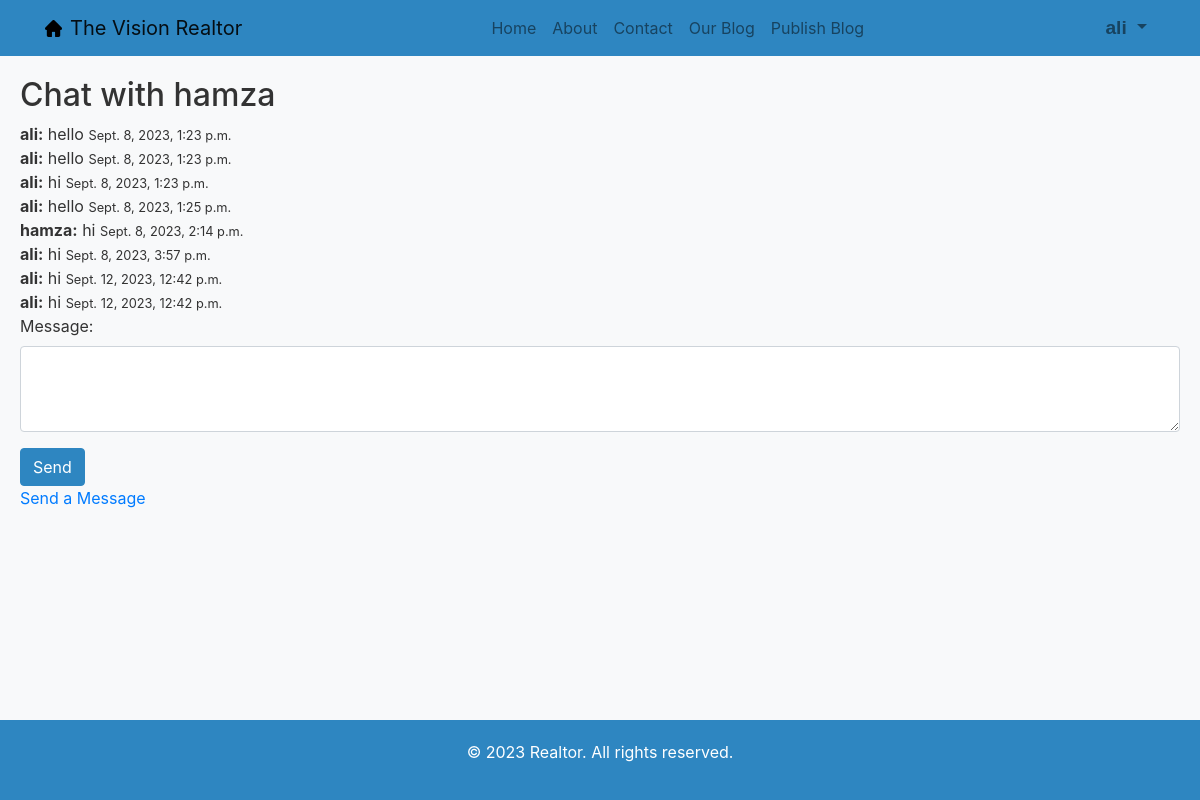
The app's page /accounts/chat/1/ (signed in) with its own data.
### accounts/models.py (models this page shows, shortened)
class Message(models.Model):
    sender = models.ForeignKey(User, related_name='sent_messages', on_delete=models.CASCADE)
    recipient = models.ForeignKey(User, related_name='received_messages', on_delete=models.CASCADE)
    content = models.TextField()
    timestamp = models.DateTimeField(auto_now_add=True)

### accounts/views.py (the view)
# urls.py: path('chat/<int:recipient_id>/', views.chat_with, name='chat_with'),
@login_required
def chat_with(request, recipient_id):
    recipient = User.objects.get(id=recipient_id)
    messages = Message.objects.filter(
        (Q(sender=request.user) & Q(recipient=recipient)) | (Q(sender=recipient) & Q(recipient=request.user))
    ).order_by('timestamp')
    return render(request, 'accounts/chat_with.html', {'messages': messages, 'recipient': recipient})

### accounts/templates/accounts/chat_with.html (shortened to what this page needs)
{% extends 'base.html' %}
{% block content %}
  <h2>Chat with {{ recipient.username }}</h2>
  <div class="chat-box">
    {% for message in messages %}
      <div class="message{% if message.sender == user %}-sent{% endif %}">
        <strong>{{ message.sender.username }}:</strong> {{ message.content }}
        <small class="timestamp">{{ message.timestamp }}</small>
      </div>
    {% endfor %}
  </div>
  <form method="post">
    <div class="form-group">
      <label for="content">Message:</label>
      <textarea class="form-control" id="content" name="content" rows="3" required></textarea>
    </div>
    <button type="submit" class="btn btn-primary">Send</button>
  </form>
  <a href="{% url 'accounts:send_message' recipient_id=recipient.id %}">Send a Message</a>
{% endblock %}

### templates/base.html (shortened to what this page needs)
{% load static %}
<!DOCTYPE html>
<html lang="en">
<head>
    <link rel="stylesheet" href="https://stackpath.bootstrapcdn.com/bootstrap/4.3.1/css/bootstrap.min.css">
</head>
<body>
<nav class="navbar navbar-expand-lg navbar-light">
    <div class="container">
        <a class="navbar-brand d-flex align-items-center" href="{% url 'realtor:home' %}">
            <img src="{% static 'images/home.png' %}" alt="" width="17" height="17" class="mr-2">
            The Vision Realtor
        </a>
        <div class="collapse navbar-collapse" id="navbarNav">
            <ul class="navbar-nav ml-auto">
                <li class="nav-item">
                    <a class="nav-link" href="{% url 'realtor:home' %}">Home</a>
                </li>
                <li class="nav-item">
                    <a class="nav-link" href="{% url 'realtor:about' %}">About</a>
                </li>
                <li class="nav-item">
                    <a class="nav-link" href="{% url 'realtor:contact' %}">Contact</a>
                </li>
                <li class="nav-item">
                    <a class="nav-link" href="{% url 'blog:post_list' %}">Our Blog</a>
                </li>
                {% if user.is_authenticated %}
                <li class="nav-item">
                    <a class="nav-link" href="{% url 'blog:post_new' %}">Publish Blog</a>
                </li>
                {% endif %}
            </ul>
                {% if user.is_authenticated %}
                <ul id="logged-in" class="navbar-nav ml-auto">
                    <li class="nav-item dropdown">
                        <a class="nav-link dropdown-toggle" href="#" id="navbarDropdown" role="button" data-toggle="dropdown" aria-haspopup="true" aria-expanded="false">
                            <b>{{ user.username }}</b>
                        </a>
                    </li>
                </ul>
                {% endif %}
        </div>
    </div>
</nav>
<div class="container-main">
    {% block content %}{% endblock %}
</div>
<footer class="footer">
    <p>&copy; 2023 Realtor. All rights reserved.</p>
</footer>
</body>
</html>

### templates/base.html (style rules this page uses)
body { display: flex; flex-direction: column; min-height: 100vh; margin: 0; background-color: #F8F9FA; color: #333333; }
.navbar { background-color: #2E86C1; color: #ffffff; }
.navbar a { color: #ffffff; }
.btn-primary { background-color: #2E86C1; border-color: #2E86C1; }
.container-main { flex-grow: 1; padding: 20px; }
.footer { background-color: #2E86C1; color: #ffffff; text-align: center; padding: 20px 0; }
.nav-link.dropdown-toggle { color: #ffffff; font: 1.2em sans-serif; }

### records on screen
Message: sender.username "ali", content "hello", timestamp "Sept. 8, 2023, 1:23 p.m."
Message: sender.username "ali", content "hello", timestamp "Sept. 8, 2023, 1:23 p.m."
Message: sender.username "ali", content "hi", timestamp "Sept. 8, 2023, 1:23 p.m."
Message: sender.username "ali", content "hello", timestamp "Sept. 8, 2023, 1:25 p.m."
Message: sender.username "hamza", content "hi", timestamp "Sept. 8, 2023, 2:14 p.m."
Message: sender.username "ali", content "hi", timestamp "Sept. 8, 2023, 3:57 p.m."
Message: sender.username "ali", content "hi", timestamp "Sept. 12, 2023, 12:42 p.m."
Message: sender.username "ali", content "hi", timestamp "Sept. 12, 2023, 12:42 p.m."

### other values on screen
{{ user.username }} "ali"
{{ recipient.username }} "hamza"
